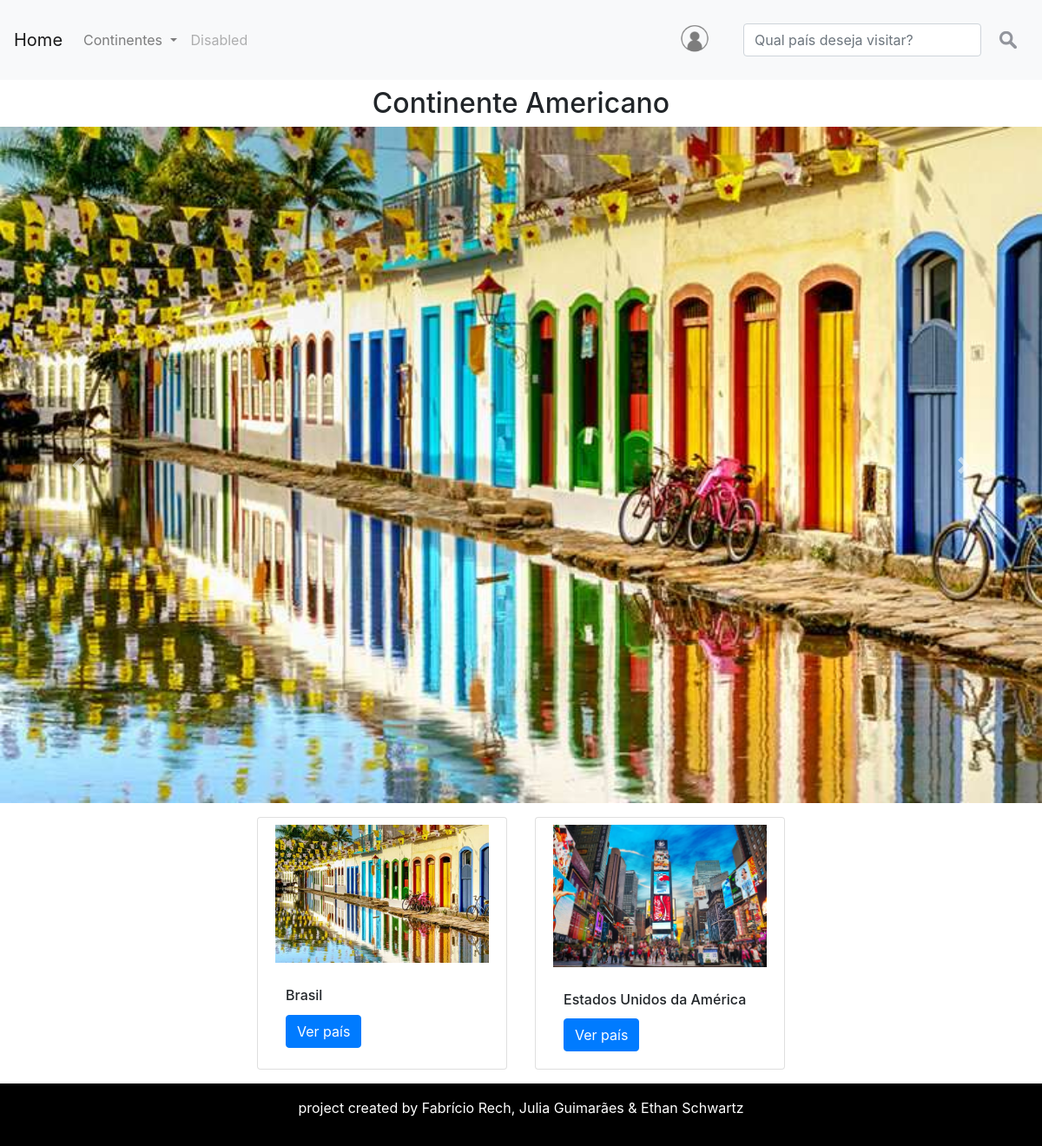
The page /america/Continente/ on the database its author committed.
### america/models.py (models this page shows, shortened)
class model_america(models.Model):
    Continente = models.CharField(max_length=100)
    País = models.CharField(max_length=100)
    Descricao = models.CharField(max_length=3000)
    OndeFicar = models.CharField(max_length=1800)
    OndeComer = models.CharField(max_length=1800)
    OndeVisitar = models.CharField(max_length=1800)
    foto = models.ImageField(upload_to='img/%Y/%m/%d/')
    ta_publicado = models.BooleanField(default=False)
    link = models.CharField(max_length=60)

### america/views.py (the view)
# urls.py: path('Continente/', views.v_americano, name='continente'),
def v_americano(request):
    cont = models.model_america.objects.all()
    dicionario = {'cont': cont}
    return render(request,'America/paginas/index.html',context=dicionario)

### america/templates/america/paginas/index.html (shortened to what this page needs)
{% extends 'global/paginas/continente.html' %}
{% block continente %}
Continente Americano
{% endblock %}

### meus_templates/global/paginas/continente.html (shortened to what this page needs)
{% load static %}
<head>
</head>
{% include 'global/parciais/header.html' %}
<link rel="stylesheet" href="https://cdn.jsdelivr.net/npm/bootstrap@4.0.0/dist/css/bootstrap.min.css">
<div>
  <h2 class="text-center m-2">{% block continente %}{% endblock %}<h2>
</div>
<div id="carouselExampleIndicators" class="carousel slide" data-ride="carousel">
    <div class="carousel-inner">
    {% for item in cont %}
        {% if item.id == 1 %}
      <div class="carousel-item active">
        <img class="d-block w-100" src="{{ item.foto.url}}" />
      </div>
      {% else %}
      <div class="carousel-item">
        <img class="d-block w-100" src="{{ item.foto.url}}" />
      </div>
      {% endif %}
    {% endfor %}
    </div>
    <a class="carousel-control-prev" href="#carouselExampleIndicators" role="button" data-slide="prev">
      <span class="carousel-control-prev-icon" aria-hidden="true"></span>
    </a>
    <a class="carousel-control-next" href="#carouselExampleIndicators" role="button" data-slide="next">
      <span class="carousel-control-next-icon" aria-hidden="true"></span>
    </a>
  </div>
<div class="row row-cols-3 d-flex justify-content-center">
    {% for item in cont %}
    <div class="card m-3" style="width: 18rem;">
        <img class="card-img-top p-2" src="{{item.foto.url}}" alt="Card image cap">
        <div class="card-body">
            <h6 class="card-title">{{item.País}}</h6>
            <a href="detalhe/{{item.link}}" class="btn btn-primary">Ver país</a>
        </div>
    </div>
    {% endfor %}
</div>
{% include 'global/parciais/footer.html' %}

### rows shown on the page
model_america: foto (picture), País "Brasil"
model_america: foto (picture), País "Estados Unidos da América"
